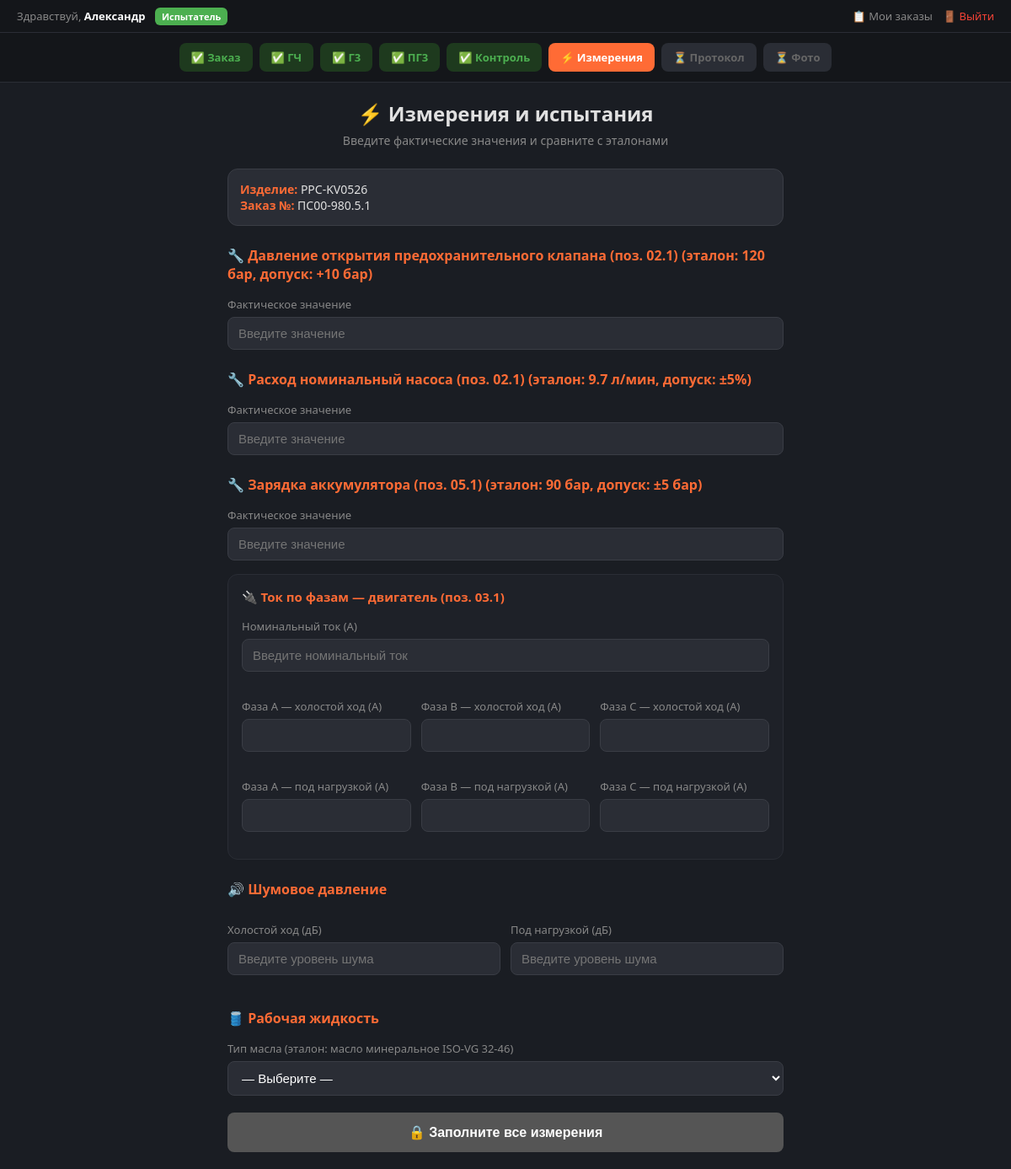
The page /measurements?order_id=8 (signed in) on the database its author committed.
### tables this page shows
CREATE TABLE users (
            id INTEGER PRIMARY KEY AUTOINCREMENT,
            login TEXT UNIQUE NOT NULL,
            password_hash TEXT NOT NULL,
            first_name TEXT DEFAULT '',
            last_name TEXT DEFAULT '',
            middle_name TEXT DEFAULT '',
            position TEXT DEFAULT '',
            role TEXT DEFAULT 'tester',
            created_at TIMESTAMP DEFAULT CURRENT_TIMESTAMP
        );

CREATE TABLE orders (
            id INTEGER PRIMARY KEY AUTOINCREMENT,
            order_number TEXT NOT NULL,
            product_name TEXT DEFAULT '',
            department TEXT DEFAULT '',
            user_id INTEGER,
            created_at TIMESTAMP DEFAULT CURRENT_TIMESTAMP,
            FOREIGN KEY (user_id) REFERENCES users(id)
        );

### app/routes.py (the view)
@router.get("/measurements")
def measurements_page(request: Request):
    user = get_current_user(request)
    if not user:
        return RedirectResponse("/login", status_code=303)
    order_id = request.query_params.get("order_id", None)
    order_data = None
    g3_data = None
    completed_steps = []
    current_step = "measurements"
    if order_id:
        conn = get_db()
        cursor = conn.cursor()
        cursor.execute("SELECT * FROM orders WHERE id = ?", (int(order_id),))
        row = cursor.fetchone()
        order_data = dict(row) if row else None
        cursor.execute(
            "SELECT * FROM g3_data WHERE order_id = ?", (int(order_id),))
        row = cursor.fetchone()
        g3_data = dict(row) if row else None
        conn.close()
        progress = get_order_progress(int(order_id))
        completed_steps = progress["completed_steps"]
        current_step = progress["current_step"]
    import json
    return templates.TemplateResponse("measurements.html", {
        "request": request,
        "current_step": current_step,
        "completed_steps": completed_steps,
        "order_id": order_id,
        "order": order_data,
        "g3_params": json.loads(g3_data.get("params", "[]")) if g3_data else [],
        "user": user,
    })

### app/templates/measurements.html (shortened to what this page needs)
{% extends "base.html" %}
{% block content %}
<div class="page-container">
    <div class="page-header">
        <h1>⚡ Измерения и испытания</h1>
        <p>Введите фактические значения и сравните с эталонами</p>
    </div>
    <div class="info-row">
        <div><span>Изделие:</span> {{ order.product_name if order else '—' }}</div>
        <div><span>Заказ №:</span> {{ order.order_number if order else '—' }}</div>
    </div>
    {% if g3_params %}
        {% for p in g3_params if p.type == "valve_setting" %}
        <div class="section-title">🔧 {{ p.name }}{% if p.position %} (поз. {{ p.position }}){% endif %} (эталон: {{ p.value }} {{ p.unit }}{% if p.tolerance %}, допуск: {{ p.tolerance }}{% endif %})</div>
        <div class="form-group">
            <label>Фактическое значение</label>
            <input type="text" class="g3-input" data-etalon="{{ p.value }}"
                   data-name="{{ p.name }}" data-unit="{{ p.unit }}"
                   data-position="{{ p.position }}"
                   data-tolerance="{{ p.tolerance }}"
                   placeholder="Введите значение" oninput="checkValue(this)">
        </div>
        {% endfor %}
    {% endif %}
    {% if g3_params %}
        {% for p in g3_params if p.type == "pump_flow" %}
        <div class="section-title">🔧 {{ p.name }}{% if p.position %} (поз. {{ p.position }}){% endif %} (эталон: {{ p.value }} {{ p.unit }}{% if p.tolerance %}, допуск: {{ p.tolerance }}{% endif %})</div>
        <div class="form-group">
            <label>Фактическое значение</label>
            <input type="text" class="g3-input" data-etalon="{{ p.value }}"
                   data-name="{{ p.name }}" data-unit="{{ p.unit }}"
                   data-position="{{ p.position }}"
                   data-tolerance="{{ p.tolerance }}"
                   placeholder="Введите значение" oninput="checkValue(this)">
        </div>
        {% endfor %}
    {% endif %}
    {% if g3_params %}
        {% for p in g3_params if p.type == "accumulator_charge" %}
        <div class="section-title">🔧 {{ p.name }}{% if p.position %} (поз. {{ p.position }}){% endif %} (эталон: {{ p.value }} {{ p.unit }}{% if p.tolerance %}, допуск: {{ p.tolerance }}{% endif %})</div>
        <div class="form-group">
            <label>Фактическое значение</label>
            <input type="text" class="g3-input" data-etalon="{{ p.value }}"
                   data-name="{{ p.name }}" data-unit="{{ p.unit }}"
                   data-position="{{ p.position }}"
                   data-tolerance="{{ p.tolerance }}"
                   placeholder="Введите значение" oninput="checkValue(this)">
        </div>
        {% endfor %}
    {% endif %}
    {% set motor_positions = [] %}
    {% for p in g3_params if p.type == "motor_power" %}
        {% if p.position and p.position not in motor_positions %}
            {% set _ = motor_positions.append(p.position) %}
        {% endif %}
    {% endfor %}
    {% if not motor_positions %}
        {% set _ = motor_positions.append("") %}
    {% endif %}
    {% for motor_pos in motor_positions %}
    <div class="motor-block">
        <div class="motor-header">
            🔌 Ток по фазам{% if motor_pos %} — двигатель (поз. {{ motor_pos }}){% endif %}
        </div>
        <div class="form-group">
            <label>Номинальный ток (А)</label>
            <input type="text" class="nominal-current" data-position="{{ motor_pos }}"
                   placeholder="Введите номинальный ток" oninput="onNominalChange(this)">
        </div>
        <div class="form-row">
            <div class="form-group">
                <label>Фаза A — холостой ход (А)</label>
                <input type="text" class="current-input" data-phase="A" data-mode="idle" data-position="{{ motor_pos }}" oninput="checkCurrent(this)">
            </div>
            <div class="form-group">
                <label>Фаза B — холостой ход (А)</label>
                <input type="text" class="current-input" data-phase="B" data-mode="idle" data-position="{{ motor_pos }}" oninput="checkCurrent(this)">
            </div>
            <div class="form-group">
                <label>Фаза C — холостой ход (А)</label>
                <input type="text" class="current-input" data-phase="C" data-mode="idle" data-position="{{ motor_pos }}" oninput="checkCurrent(this)">
            </div>
        </div>
        <div class="form-row">
            <div class="form-group">
                <label>Фаза A — под нагрузкой (А)</label>
                <input type="text" class="current-input" data-phase="A" data-mode="load" data-position="{{ motor_pos }}" oninput="checkCurrent(this)">
            </div>
            <div class="form-group">
                <label>Фаза B — под нагрузкой (А)</label>
                <input type="text" class="current-input" data-phase="B" data-mode="load" data-position="{{ motor_pos }}" oninput="checkCurrent(this)">
            </div>
            <div class="form-group">
                <label>Фаза C — под нагрузкой (А)</label>
                <input type="text" class="current-input" data-phase="C" data-mode="load" data-position="{{ motor_pos }}" oninput="checkCurrent(this)">
            </div>
        </div>
    </div>
    {% endfor %}
    <div class="section-title">🔊 Шумовое давление</div>
    <div class="form-row">
        <div class="form-group">
            <label>Холостой ход (дБ)</label>
            <input type="text" id="noiseIdle" placeholder="Введите уровень шума" oninput="autoSave()">
        </div>
        <div class="form-group">
            <label>Под нагрузкой (дБ)</label>
            <input type="text" id="noiseLoad" placeholder="Введите уровень шума" oninput="autoSave()">
        </div>
    </div>
    <div class="section-title">🛢️ Рабочая жидкость</div>
    {% if g3_params %}
        {% for p in g3_params if p.type == "fluid" %}
        <div class="form-group">
            <label>Тип масла (эталон: {{ p.value }})</label>
            <select id="fluidSelect" data-etalon="{{ p.value }}" onchange="checkFluid(this)">
                <option value="">— Выберите —</option>
            </select>
        </div>
        {% endfor %}
    {% endif %}
    <button class="btn-next" id="btnNext" onclick="finishTests()">✅ Завершить испытания</button>
</div>
{% endblock %}

### app/templates/base.html (shortened to what this page needs)
<!DOCTYPE html>
<html lang="ru">
<head>
    <link rel="stylesheet" href="/static/css/style.css">
</head>
<body>
    {% if user %}
    <div class="top-bar">
        <div class="user-info">
            Здравствуй, <strong>{{ user.first_name or user.login }}</strong>
            {% if user.role == 'admin' %}
            <span class="role-badge role-admin">Админ</span>
            {% else %}
            <span class="role-badge role-tester">Испытатель</span>
            {% endif %}
        </div>
        <div class="nav-links">
            <a href="/dashboard">📋 Мои заказы</a>
            <a href="/logout" style="color:#f44336;">🚪 Выйти</a>
        </div>
    </div>
    {% endif %}
    {% set step_order = ["order", "gch", "g3", "pg3", "visual", "measurements", "protocol", "photo"] %}
    {% set step_names = {
        "order": "📷 Заказ",
        "gch": "📐 ГЧ",
        "g3": "🔧 Г3",
        "pg3": "📋 ПГ3",
        "visual": "🔍 Контроль",
        "measurements": "⚡ Измерения",
        "photo": "📸 Фото",
        "protocol": "📄 Протокол"
    } %}
    {% set step_urls = {
        "order": "/",
        "gch": "/check-gch",
        "g3": "/check-g3",
        "pg3": "/check-pg3",
        "visual": "/visual-check",
        "measurements": "/measurements",
        "photo": "/photo",
        "protocol": "/protocol"
    } %}
    {% if current_step %}
    <div class="progress-bar">
        {% for key in step_order %}
            {% if key == current_step %}
                <a href="{{ step_urls[key] }}{% if order_id %}?order_id={{ order_id }}{% endif %}"
                class="progress-step active">
                    {{ step_names[key] }}
                </a>
            {% elif key in completed_steps %}
                <a href="{{ step_urls[key] }}{% if order_id %}?order_id={{ order_id }}{% endif %}"
                class="progress-step done">
                    ✅ {{ step_names[key].split(' ', 1)[1] }}
                </a>
            {% else %}
                <span class="progress-step future">⏳ {{ step_names[key].split(' ', 1)[1] }}</span>
            {% endif %}
        {% endfor %}
    </div>
    {% endif %}
    {% block content %}{% endblock %}
</body>
</html>

### app/static/css/style.css (style rules this page uses)
* { margin: 0; padding: 0; box-sizing: border-box; }
body { font-family: 'Segoe UI', 'Arial', sans-serif; background: #1a1d23; color: #e0e0e0; min-height: 100vh; }
input[type="text"], input[type="password"] { width: 100%; padding: 12px 14px; background: #2a2d35; border: 1px solid #3a3d45; border-radius: 8px; color: #fff; font-size: 15px; transition: border 0.2s; }
label { display: block; font-size: 13px; color: #aaa; margin-bottom: 6px; margin-top: 16px; }

### app/templates/base.html (style rules this page uses)
* { margin: 0; padding: 0; box-sizing: border-box; }
body { font-family: 'Segoe UI', 'Arial', sans-serif; background: #1a1d23; color: #e0e0e0; min-height: 100vh; }
.page-container { width: 100%; max-width: 700px; margin: 0 auto; padding: 20px; }
.page-header { text-align: center; margin-bottom: 24px; }
.page-header h1 { font-size: 24px; margin-bottom: 6px; }
.page-header p { color: #888; font-size: 14px; }
.info-row { background: #2a2d35; border: 1px solid #3a3d45; border-radius: 12px; padding: 14px; margin-bottom: 20px; font-size: 14px; }
.info-row span { font-weight: 600; color: #ff6b35; }
.section-title { font-size: 16px; font-weight: 600; margin: 24px 0 12px; color: #ff6b35; }
.btn-next { display: block; width: 100%; padding: 14px; margin-top: 20px; background: #4caf50; color: #fff; border: none; border-radius: 8px; font-size: 16px; font-weight: 600; cursor: pointer; }
.progress-bar { background: #14161a; padding: 12px 20px; display: flex; justify-content: center; gap: 8px; flex-wrap: wrap; border-bottom: 1px solid #2a2d35; }
.progress-step { padding: 8px 14px; border-radius: 8px; font-size: 13px; font-weight: 600; text-decoration: none; cursor: pointer; transition: all 0.2s; }
.progress-step.active { background: #ff6b35; color: #fff; }
.progress-step.done { background: #1e3a1e; color: #4caf50; }
.progress-step.future { background: #2a2d35; color: #666; cursor: not-allowed; }
.top-bar { background: #14161a; padding: 10px 20px; display: flex; justify-content: space-between; align-items: center; border-bottom: 1px solid #2a2d35; }
.top-bar .user-info { font-size: 13px; color: #888; }
.top-bar .user-info strong { color: #fff; }
.top-bar .nav-links { display: flex; gap: 12px; }
.top-bar .nav-links a { color: #888; text-decoration: none; font-size: 13px; }
.role-badge { padding: 3px 8px; border-radius: 6px; font-size: 11px; margin-left: 8px; font-weight: 600; }
.role-tester { background: #4caf50; color: #fff; }

### app/templates/measurements.html (style rules this page uses)
.section-title { font-size: 16px; font-weight: 600; margin: 24px 0 12px; color: #ff6b35; }
.form-group { margin-bottom: 16px; }
.form-group label { display: block; font-size: 13px; color: #888; margin-bottom: 6px; }
.form-group input { width: 100%; padding: 10px 12px; background: #2a2d35; border: 1px solid #3a3d45; border-radius: 8px; color: #fff; font-size: 15px; }
.form-group select { width: 100%; padding: 10px 12px; background: #2a2d35; border: 1px solid #3a3d45; border-radius: 8px; color: #fff; font-size: 15px; }
.form-row { display: flex; gap: 12px; }
.form-row .form-group { flex: 1; }
.motor-block { background: #1e2128; border: 1px solid #2a2d35; border-radius: 12px; padding: 16px; margin-bottom: 16px; }
.motor-header { font-size: 15px; font-weight: 600; color: #ff6b35; margin-bottom: 12px; }

### rows shown on the page
users: first_name "Александр"
orders: product_name "PPC-KV0526", order_number "ПС00-980.5.1"

### other values the page prints
{{ step_names[key].split(' ', 1)[1] }} "Заказ" "ГЧ" "Г3" "ПГ3" "Контроль"
{{ step_names[key] }} "⚡ Измерения"
{{ step_names[key].split(' ', 1)[1] }} "Протокол" "Фото"
{{ p.name }} "Давление открытия предохранительного клапана"
{{ p.position }} "02.1"
{{ p.value }} "120"
{{ p.unit }} "бар"
{{ p.tolerance }} "+10 бар"
{{ p.name }} "Расход номинальный насоса"
{{ p.value }} "9.7"
{{ p.unit }} "л/мин"
{{ p.tolerance }} "±5%"
{{ p.name }} "Зарядка аккумулятора"
{{ p.position }} "05.1"
{{ p.value }} "90"
